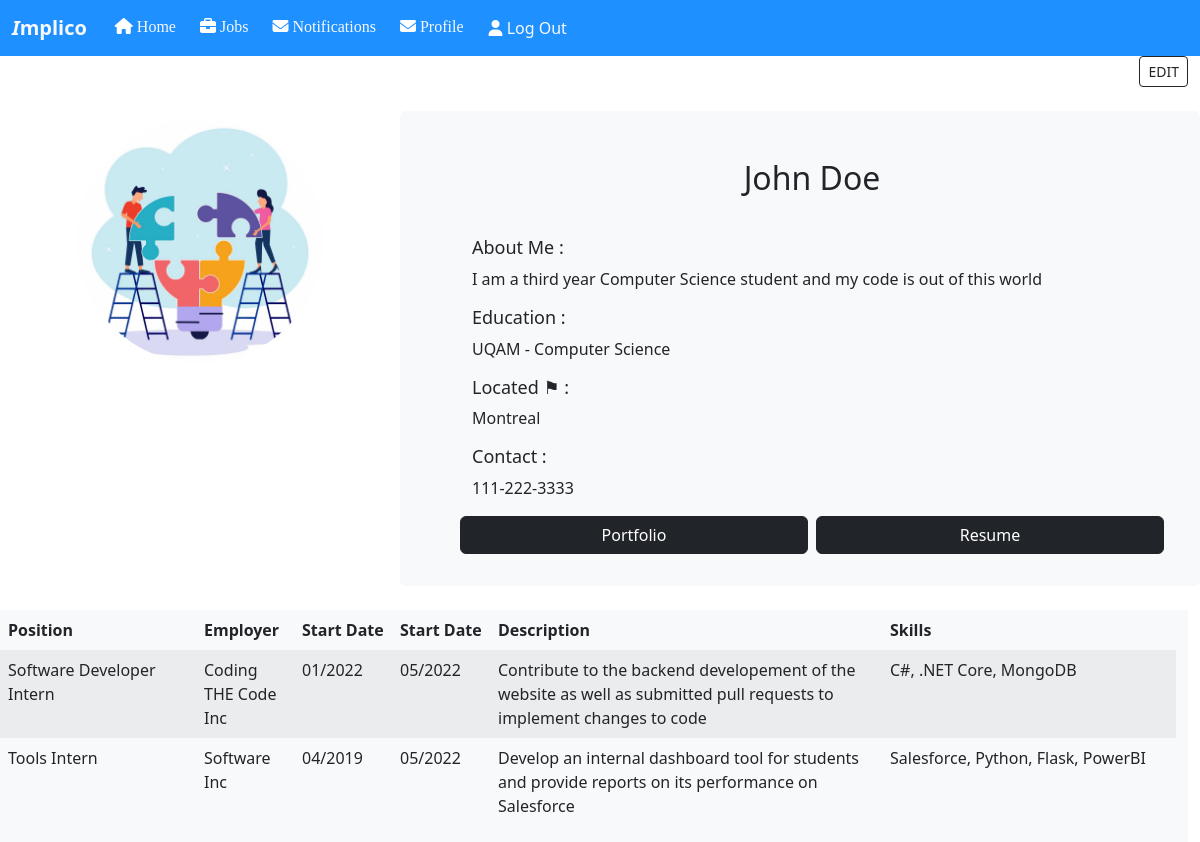
/profileTempHTML.html (signed in), run on the app's committed database.
### tables this page shows
CREATE TABLE UserProfiles (profileKey NUMBER, userID NUMBER, firstName TEXT, lastName TEXT, bio TEXT, educInstitution TEXT, educDegree TEXT, location TEXT, contactInfo TEXT, portfolioLink TEXT, resumeFilename TEXT, PRIMARY KEY (profileKey), FOREIGN KEY (userID) REFERENCES LoginInfo(userKey));

CREATE TABLE WorkExperience (expKey NUMBER, profileID NUMBER, position TEXT, employer TEXT, startMonth NUMBER, startYEAR NUMBER, endMonth NUMBER, endYear NUMBER, expDescription TEXT, skills TEXT, PRIMARY KEY(expKey), FOREIGN KEY(profileID) REFERENCES UserProfiles(profileKey));

### Implico/userProfile.py (the view)
@userProfile.route('/profileTempHTML.html', methods=['GET', 'POST'])
def profile():
    if request.method == 'POST' and request.form.get("logout")!=None:
        logout()
        return render_template('home.html', boolean=True)
    elif request.method == 'POST':
        conn = sqlite3.connect("data.db")
        c = conn.cursor()
        print("your mom caca lala")
        c.close()
        return
    elif request.method == 'GET':
        conn = sqlite3.connect("data.db")
        c = conn.cursor()
        userID = session["userID"]
        print(userID)
        fetchProfile = "SELECT * FROM UserProfiles WHERE userID="+str(userID)
        userProfile = c.execute(fetchProfile).fetchall()[0]
        profileKey = str(userProfile[0])
        fetchWork = f"SELECT * FROM WorkExperience WHERE profileID={profileKey}"
        workExps = c.execute(fetchWork).fetchall()
        name = str(userProfile[2])+" "+str(userProfile[3])
        bio = str(userProfile[4])
        educ = str(userProfile[5])+" - "+str(userProfile[6])
        loc = str(userProfile[7])
        con = str(userProfile[8])
        port = "\""+str(userProfile[9])+"\""
        session["profileID"] = profileKey
        c.close()
        return render_template('profileTempHTML.html', fullName=name, userBio=bio, education=educ, location=loc, contact=con, portfolio=port, workExperience=workExps)

### Implico/templates/profileTempHTML.html (shortened to what this page needs)
<!DOCTYPE html>
<html>
<head>
    <link rel="stylesheet" href="..\static\css\profileCSS.css">
    <link rel="stylesheet" href="https://cdnjs.cloudflare.com/ajax/libs/font-awesome/4.7.0/css/font-awesome.min.css">
    <link href="https://cdn.jsdelivr.net/npm/bootstrap@5.2.3/dist/css/bootstrap.min.css" rel="stylesheet">
</head>
<body>
    <nav class="navbar navbar-expand-lg sticky-top" style="background-color:#1E90FF;">
        <div class="container-fluid">
            <a class="navbar-brand text-light" href="../indexCandidate.html"><b><i>I</i>mplico</b></a>
            <div class="collapse navbar-collapse" id="navbarSupportedContent">
                <ul class="navbar-nav me-auto mb-2 mb-lg-0">
                    <li class="nav-item mx-1">
                        <a class="nav-link active text-light" href="../indexCandidate.html"><i class="fa-solid fa-house" style="color: #ffffff;"></i> Home</a>
                    </li>
                    <li class="nav-item mx-1">
                        <a class="nav-link text-light" href="../viewJobPosting.html"><i class="fa-solid fa-briefcase" style="color: #ffffff;"></i> Jobs</a>
                    </li>
                    <li class="nav-item mx-1">
                        <a class="nav-link text-light" href="../notification.html"><i class="fa-solid fa-envelope" style="color: #ffffff;"></i> Notifications</a>
                    </li>
                    <li class="nav-item mx-1">
                        <a class="nav-link text-light" href="../profileTempHTML.html"><i class="fa-solid fa-envelope" style="color: #ffffff;"></i> Profile</a>
                    </li>
                    <li class="nav-item mx-1">
                        <form method="POST">
                            <button type="submit" name="logout" class="nav-link text-light btn btn-link">
                                <i class="fa-solid fa-user" style="color: #ffffff;"></i> Log Out
                            </button>
                        </form>
                    </li>
                </ul>
            </div>
        </div>
    </nav>
<div class="container-fluid">
    <div class="row">
        <div class="col-11"></div>
        <div class="col-1">
            <a class="btn btn-outline-dark btn-sm float-end" href="../editProfile.html">EDIT</a>
        </div>
    </div>
    <br>
    <div class="row">
        <div class="col-4 p-2 text-center"><img class="rounded-circle" src="../static/css/teamwork login image.jpg"
                style="max-height: 244px;"/></div>
        <div class="col-8 ps-5 pt-4 pb-4 pe-4 bg-light rounded">
            <div class="row px-4 py-4 text-center">
                <h2>{{fullName}}</h2>
            </div>
            <div class="row px-4 py-2">
                <h6 style="font-size:18px;"> About Me : </h6>
                <span>{{userBio}}</span>
            </div>
            <div class="row px-4 py-2">
                <h6 style="font-size:18px;">Education : </h6>
                <span>{{education}}</span>
            </div>
            <div class="row px-4 py-2">
                <h6 style="font-size:18px;">Located ⚑ : </h6>
                <span>{{location}}</span>
            </div>
            <div class="row px-4 py-2">
                <h6 style="font-size:18px;">Contact : </h6>
                <span>{{contact}}</span>
            </div>
            <div class="row px-4 py-2">
                    <a class="btn btn-dark bg-dark col me-1" href={{portfolio}}>Portfolio</a>
                    <a class="btn btn-dark bg-dark col ms-1" href={{resume}}>{{resume}}Resume</a>
            </div>
        </div>
        <div class="row mt-4 bg-light">
            <table class="table table-responsive table-borderless table-striped table-hover">
                <thead>
                    <tr>
                        <th class="col-2">Position</th>
                        <th class="col-1">Employer</th>
                        <th class="col-1">Start Date</th>
                        <th class="col-1">Start Date</th>
                        <th class="col-4">Description</th>
                        <th class="col-3">Skills</th>
                    </tr>
                </thead>
                <tbody>
                    {% for exp in workExperience %}
                        <tr>
                            <td class="col-1">{{exp[2]}}</td>
                            <td class="col-1">{{exp[3]}}</td>
                            {% if exp[4] < 10 %}
                                <td class="col-1">{{"0"+exp[4]|string+"/"+exp[5]|string}}</td>
                            {% else %}
                                <td class="col-1">{{exp[4]|string+"/"+exp[5]|string}}</td>
                            {% endif %}
                            {% if exp[6] < 10 %}
                                <td class="col-1">{{"0"+exp[6]|string+"/"+exp[7]|string}}</td>
                            {% else %}
                                <td class="col-1">{{exp[6]|string+"/"+exp[7]|string}}</td>
                            {% endif %}
                            <td class="col-4">{{exp[8]}}</td>
                            <td class="col-2">{{exp[9]}}</td>
                        </tr>
                    {% endfor %}
                </tbody>
            </table>
        </div>
    </div>
</div>
</body>
</html>

### Implico/static/css/profileCSS.css (style rules this page uses)
body { margin-left: 50px; margin-top: 50px; background-size: 450px; background-repeat: no-repeat; background-position: 100% 140px; }
ul { list-style-type: none; margin-top: -50px; padding: 0; width:100%; background-color: dodgerblue; position: fixed; }
li { display: inline; }
li a { color:aliceblue; display: block; padding: 20px 15px; font-family: Verdana; float:right; }
a:link { background-color: transparent; text-decoration: none; }

### data on the page
UserProfiles: bio "I am a third year Computer Science student and my code is out of this world", location "Montreal", contactInfo "111-222-3333"
WorkExperience: position "Software Developer Intern", employer "Coding THE Code Inc", startMonth+startYEAR "01/2022", endMonth+endYear "05/2022", expDescription "Contribute to the backend developement of the website as well as submitted pull requests to implement changes to code", skills "C#, .NET Core, MongoDB"
WorkExperience: position "Tools Intern", employer "Software Inc", startMonth+startYEAR "04/2019", endMonth+endYear "05/2022", expDescription "Develop an internal dashboard tool for students and provide reports on its performance on Salesforce", skills "Salesforce, Python, Flask, PowerBI"

### other printed values
{{ fullName }} "John Doe"
{{ education }} "UQAM - Computer Science"
